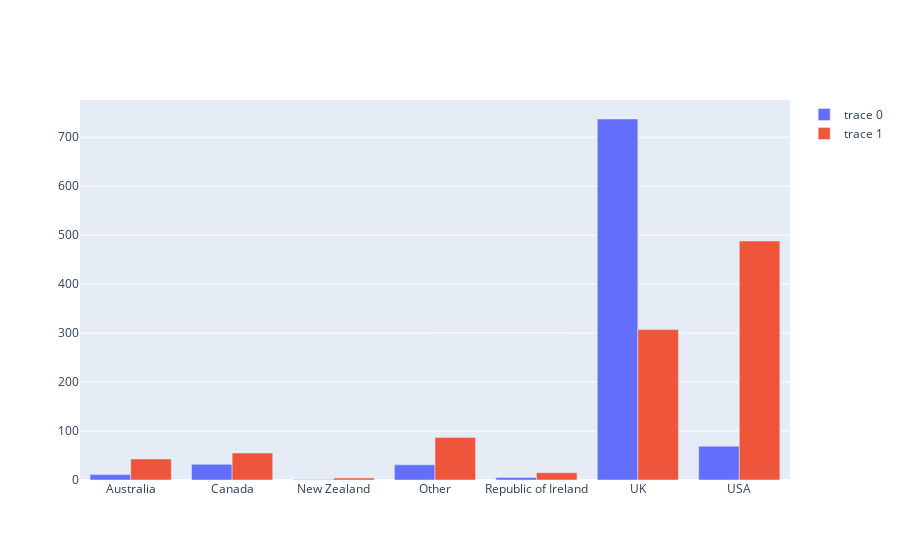

Write notebook code for a chart like this one.
### Code cell
fig4=go.Figure(data=[
    go.Bar( x=country_cannabis_df.index, y=country_cannabis_df[0]),
    go.Bar( x=country_cannabis_df.index, y=country_cannabis_df[1])])

fig4.show()

### Figure 1 — Plotly figure (JSON) as saved in the notebook; plotly's stock layout.template omitted (floating-point values rounded to 4 significant figures)
{"data": [{"type": "bar", "x": ["Australia", "Canada", "New Zealand", "Other", "Republic of Ireland", "UK", "USA"], "y": [11, 32, 1, 31, 5, 737, 69]}, {"type": "bar", "x": ["Australia", "Canada", "New Zealand", "Other", "Republic of Ireland", "UK", "USA"], "y": [43, 55, 4, 87, 15, 307, 488]}], "layout": {}}
